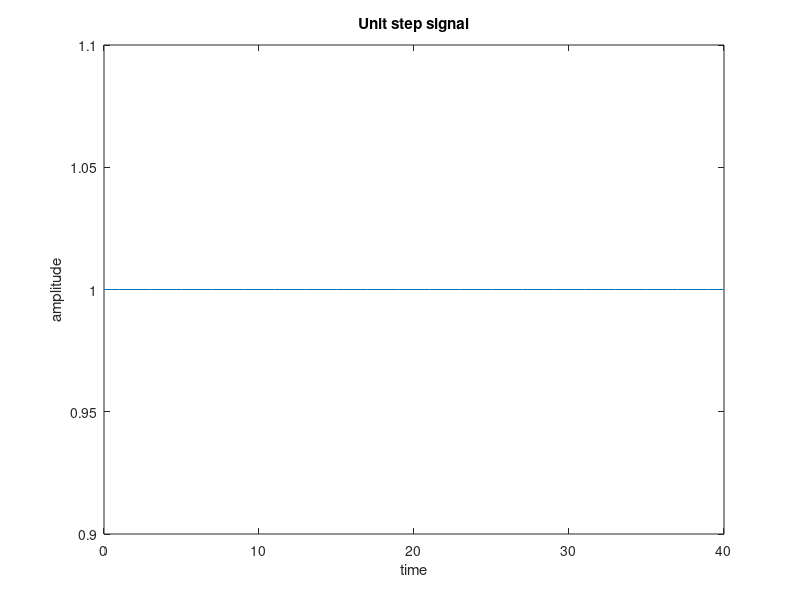

This figure's MATLAB source:
clc;
clear all;
close all;
t=0:40;
for i=0:1:40
        y(i+1)=1
end
i=0:1:40
plot(t,y(i+1));
xlabel('time');
ylabel('amplitude');
title('Unit step signal');
